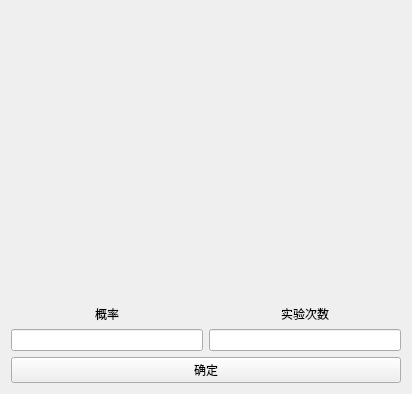
<?xml version="1.0" encoding="UTF-8"?>
<ui version="4.0">
 <class>Bernoulli</class>
 <widget class="QWidget" name="Bernoulli">
  <property name="geometry">
   <rect>
    <x>0</x>
    <y>0</y>
    <width>412</width>
    <height>388</height>
   </rect>
  </property>
  <property name="windowTitle">
   <string>Bernoulli</string>
  </property>
  <layout class="QGridLayout" name="gridLayout">
   <item row="0" column="0" colspan="2">
    <widget class="QLabel" name="piclab">
     <property name="minimumSize">
      <size>
       <width>384</width>
       <height>288</height>
      </size>
     </property>
     <property name="text">
      <string/>
     </property>
    </widget>
   </item>
   <item row="2" column="0" colspan="2">
    <widget class="QPushButton" name="subbtn">
     <property name="text">
      <string>确定</string>
     </property>
    </widget>
   </item>
   <item row="1" column="0">
    <layout class="QVBoxLayout" name="verticalLayout">
     <item>
      <widget class="QLabel" name="plab">
       <property name="minimumSize">
        <size>
         <width>192</width>
         <height>0</height>
        </size>
       </property>
       <property name="text">
        <string>概率</string>
       </property>
       <property name="alignment">
        <set>Qt::AlignCenter</set>
       </property>
      </widget>
     </item>
     <item>
      <widget class="QLineEdit" name="pled">
       <property name="alignment">
        <set>Qt::AlignCenter</set>
       </property>
      </widget>
     </item>
    </layout>
   </item>
   <item row="1" column="1">
    <layout class="QVBoxLayout" name="verticalLayout_2">
     <item>
      <widget class="QLabel" name="timelab">
       <property name="minimumSize">
        <size>
         <width>192</width>
         <height>0</height>
        </size>
       </property>
       <property name="text">
        <string>实验次数</string>
       </property>
       <property name="alignment">
        <set>Qt::AlignCenter</set>
       </property>
      </widget>
     </item>
     <item>
      <widget class="QLineEdit" name="timeled">
       <property name="alignment">
        <set>Qt::AlignCenter</set>
       </property>
      </widget>
     </item>
    </layout>
   </item>
  </layout>
 </widget>
 <resources/>
 <connections/>
</ui>
